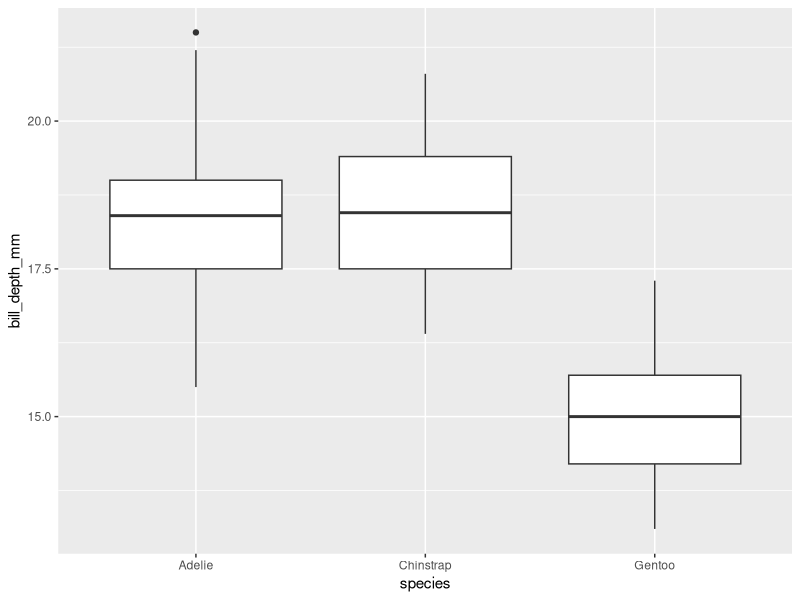

R code for this plot:
## ---- chunk 1
knitr::opts_chunk$set(echo = TRUE)
library(tidyverse)
# install.packages("palmerpenguins")
library(palmerpenguins)
## ---- chunk 2
citation("palmerpenguins")
data("penguins")
citation("tidyverse")
## ---- chunk 3
penguins %>% ggplot() +
  aes(x = species, y = bill_depth_mm) + 
  geom_boxplot()
## ---- chunk 4
dat = penguins %>% filter(species %in% c("Adelie","Chinstrap")) %>% 
  select(species, bill_depth_mm) %>% 
  drop_na()
## ---- chunk 5
t0 = t.test(bill_depth_mm ~ species, data = dat)
